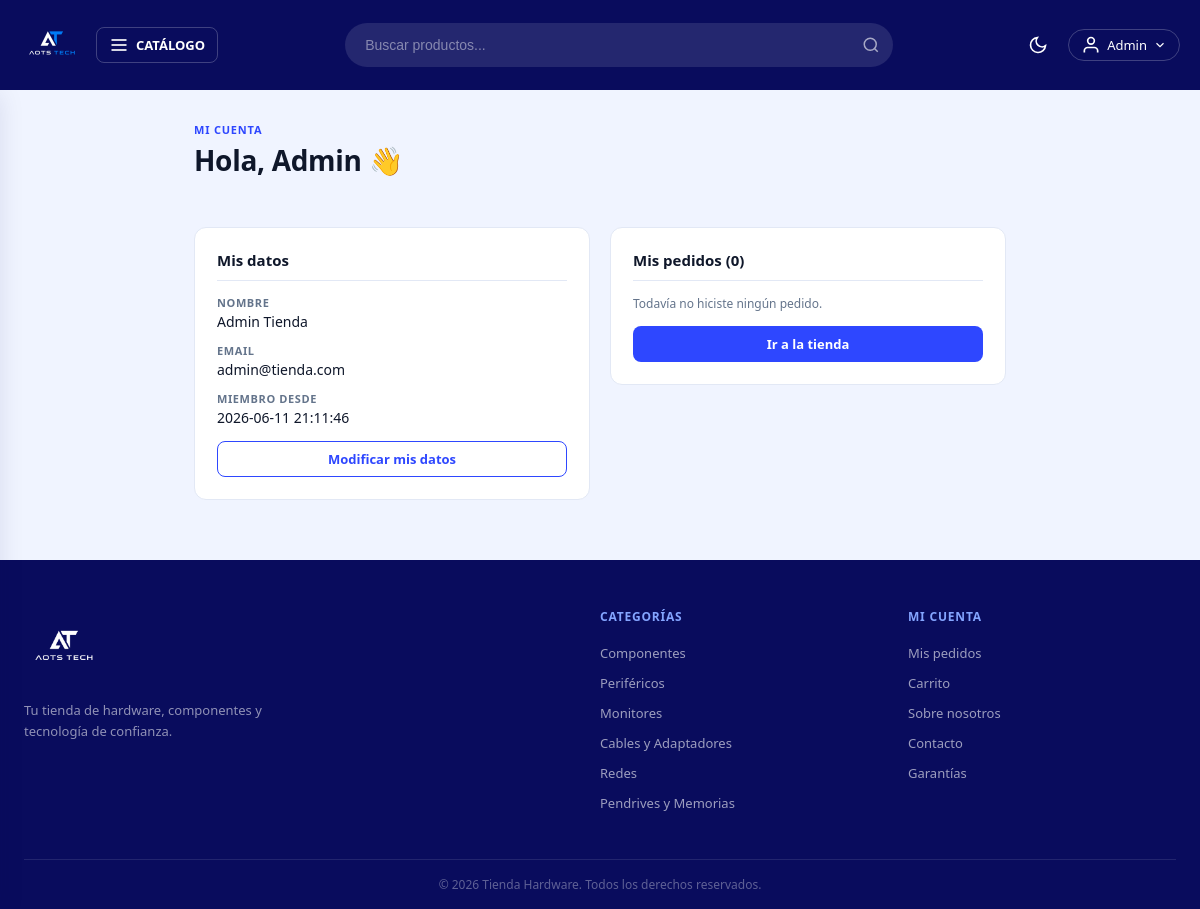
/cuenta (signed in), run on the app's committed database.
### tables this page shows
CREATE TABLE usuarios (
    id          INT AUTO_INCREMENT PRIMARY KEY,
    nombre      VARCHAR(60)  NOT NULL,
    apellido    VARCHAR(60)  NOT NULL,
    email       VARCHAR(100) NOT NULL UNIQUE,
    password    VARCHAR(255) NOT NULL,
    token       VARCHAR(40)  DEFAULT '',
    confirmado  TINYINT(1)   NOT NULL DEFAULT 0,
    admin       TINYINT(1)   NOT NULL DEFAULT 0,
    creado_en   TIMESTAMP    DEFAULT CURRENT_TIMESTAMP
);

CREATE TABLE categorias (
    id          INT AUTO_INCREMENT PRIMARY KEY,
    nombre      VARCHAR(80)  NOT NULL,
    slug        VARCHAR(80)  NOT NULL UNIQUE,
    descripcion VARCHAR(255) DEFAULT ''
);

### controllers/UsuarioController.php (called while the page is built, shortened)
<?php
class UsuarioController {
    public static function dashboard(Router $router) {
        $usuario = Usuario::find($_SESSION['id']);
        $ordenes  = Orden::whereArray(['usuario_id' => $usuario->id]);
        $recientes = array_slice(array_reverse($ordenes), 0, 3);
        $router->render('usuario/dashboard', [
            'titulo'   => 'Mi cuenta',
            'usuario'  => $usuario,
            'total_ordenes' => count($ordenes),
            'ordenes'  => $recientes
        ]);
    }
}

### public/index.php (called while the page is built, shortened)
<?php
require_once __DIR__ . '/../includes/app.php';
$router = new Router();
$router->get('/',         [PaginasController::class, 'index']);
$router->get('/sobre',    [PaginasController::class, 'sobre']);
$router->get('/contacto', [PaginasController::class, 'contacto']);
$router->get('/garantia', [PaginasController::class, 'garantia']);
$router->post('/contacto',[PaginasController::class, 'contacto']);
$router->get('/404',      [PaginasController::class, 'error']);
$router->get('/producto', [PaginasController::class, 'producto']);
$router->get('/categoria-producto/categoria',    [PaginasController::class, 'categoria']);
$router->get('/categoria-producto/subcategoria', [PaginasController::class, 'subcategoria']);
$router->get('/buscar', [BuscadorController::class, 'buscar']);
$router->get('/login',        [AuthController::class, 'login']);
$router->post('/login',       [AuthController::class, 'login']);
$router->post('/logout',      [AuthController::class, 'logout']);
$router->get('/registro',     [AuthController::class, 'registro']);
$router->post('/registro',    [AuthController::class, 'registro']);
$router->get('/confirmar',    [AuthController::class, 'confirmar']);
$router->get('/olvide',       [AuthController::class, 'olvide']);
$router->post('/olvide',      [AuthController::class, 'olvide']);
$router->get('/restablecer',  [AuthController::class, 'restablecer']);
$router->post('/restablecer', [AuthController::class, 'restablecer']);
$router->get('/mensaje',      [AuthController::class, 'mensaje']);
$router->get('/carrito',             [CarritoController::class, 'index']);
$router->post('/carrito/agregar',    [CarritoController::class, 'agregar']);
$router->post('/carrito/actualizar', [CarritoController::class, 'actualizar']);
$router->post('/carrito/eliminar',   [CarritoController::class, 'eliminar']);
$router->post('/carrito/vaciar',     [CarritoController::class, 'vaciar']);
$router->get('/checkout',           [OrdenController::class, 'checkout']);
$router->post('/checkout',          [OrdenController::class, 'checkout']);
$router->get('/orden/confirmacion', [OrdenController::class, 'confirmacion']);
$router->get('/mis-pedidos',        [OrdenController::class, 'misPedidos']);
$router->get('/cuenta',            [UsuarioController::class, 'dashboard']);
$router->get('/cuenta/modificar',  [UsuarioController::class, 'modificar']);
$router->post('/cuenta/modificar', [UsuarioController::class, 'modificar']);
$router->get('/admin/dashboard', [AdminController::class, 'dashboard']);
$router->get('/admin/productos',           [AdminController::class, 'productos']);
$router->get('/admin/productos/crear',     [AdminController::class, 'crearProducto']);
$router->post('/admin/productos/crear',    [AdminController::class, 'crearProducto']);
$router->get('/admin/productos/editar',    [AdminController::class, 'editarProducto']);
$router->post('/admin/productos/editar',   [AdminController::class, 'editarProducto']);
$router->post('/admin/productos/eliminar', [AdminController::class, 'eliminarProducto']);
$router->get('/admin/ordenes',        [AdminController::class, 'ordenes']);
$router->get('/admin/ordenes/crear',  [AdminController::class, 'crearOrden']);
$router->post('/admin/ordenes/crear', [AdminController::class, 'crearOrden']);
$router->get('/admin/usuarios',       [AdminController::class, 'usuarios']);
$router->comprobarRutas();

### includes/app.php (called while the page is built, shortened)
<?php
require __DIR__ . '/funciones.php';
spl_autoload_register(function($class) {
    $base  = __DIR__ . '/..';
    $class = str_replace('\\', '/', $class);
    $rutas = [
        $base . '/' . strtolower(explode('/', $class)[0]) . 's/' . basename($class) . '.php',
        $base . '/models/'      . basename($class) . '.php',
        $base . '/controllers/' . basename($class) . '.php',
        $base . '/router/'      . basename($class) . '.php',
    ];
    foreach($rutas as $ruta) {
        if(file_exists($ruta)) {
            return;
        }
    }
});

### models/ActiveRecord.php (called while the page is built, shortened)
<?php
class ActiveRecord {
    protected static $db;
    protected static $tabla = '';
    public static function setDB($database) {
        self::$db = $database;
    }
    public static function consultarSQL($query) {
        $resultado = self::$db->query($query);
        $array = [];
        while($registro = $resultado->fetch_assoc()) {
            $array[] = static::crearObjeto($registro);
        }
        return $array;
    }
    protected static function crearObjeto($registro) {
        $objeto = new static;
        foreach($registro as $key => $value) {
            if(property_exists($objeto, $key)) {
                $objeto->$key = $value;
            }
        }
        return $objeto;
    }
    public static function all($orden = 'DESC') {
        $query = "SELECT * FROM " . static::$tabla . " ORDER BY id {$orden}";
        return self::consultarSQL($query);
    }
    public static function find($id) {
        $id = (int) $id;
        $query = "SELECT * FROM " . static::$tabla . " WHERE id = {$id}";
        $resultado = self::consultarSQL($query);
        return array_shift($resultado);
    }
}

### includes/funciones.php (called while the page is built, shortened)
<?php
function s($html) : string {
    return htmlspecialchars($html ?? '');
}
function is_auth() : bool {
    return isset($_SESSION['id']) && !empty($_SESSION['id']);
}

### views/usuario/dashboard.php (the view, shortened to what this page needs)
<div class="contenedor contenedor--angosto">
    <header class="page-header">
        <p class="page-header__overline">Mi cuenta</p>
        <h1 class="page-header__titulo">Hola, <?= s($usuario->nombre) ?> 👋</h1>
    </header>
    <div class="cuenta-grid seccion">
        <section class="panel">
            <h2 class="resumen__titulo">Mis datos</h2>
            <dl class="datos-lista">
                <div>
                    <dt>Nombre</dt>
                    <dd><?= s($usuario->nombre . ' ' . $usuario->apellido) ?></dd>
                </div>
                <div>
                    <dt>Email</dt>
                    <dd><?= s($usuario->email) ?></dd>
                </div>
                <div>
                    <dt>Miembro desde</dt>
                    <dd><?= s($usuario->creado_en ?? '—') ?></dd>
                </div>
            </dl>
            <a href="/cuenta/modificar" class="boton boton--secundario boton--sm">Modificar mis datos</a>
        </section>
        <section class="panel">
            <h2 class="resumen__titulo">Mis pedidos (<?= (int) $total_ordenes ?>)</h2>
            <?php if (empty($ordenes)): ?>
                <p class="campo__ayuda">Todavía no hiciste ningún pedido.</p>
                <a href="/" class="boton boton--primario boton--sm">Ir a la tienda</a>
            <?php endif; ?>
        </section>
    </div>
</div>

### views/parciales/footer.php (shortened to what this page needs)
<?php if ($es_auth): ?>
<footer class="footer-auth">
    <div class="footer-auth__container">
        <a href="/" class="footer-auth__logo">
            <img src="/img/logo.png" alt="Tienda Hardware">
        </a>
        <p class="footer-auth__desc">
            Tu tienda de hardware, componentes y tecnología de confianza.
        </p>
        <div class="footer-auth__links">
            <a href="/sobre">Sobre nosotros</a>
            <a href="/contacto">Contacto</a>
            <a href="/garantia">Garantías</a>
        </div>
        <div class="footer-auth__copy">
            &copy; <?= date('Y') ?> Tienda Hardware. Todos los derechos reservados.
        </div>
    </div>
</footer>
<?php else: ?>
<footer class="footer">
    <div class="footer__container">
        <div class="footer__grid">
            <div class="footer__col">
                <a href="/" class="footer__logo">
                    <img src="/img/logo.png" alt="Tienda Hardware">
                </a>
                <p class="footer__desc">
                    Tu tienda de hardware, componentes y tecnología de confianza.
                </p>
            </div>
            <div class="footer__col">
                <h4 class="footer__titulo">Categorías</h4>
                <ul class="footer__lista">
                    <?php
                    foreach (array_slice($categorias_nav, 0, 6) as $cat):
                    ?>
                    <li>
                        <a href="/categoria-producto/categoria?categoria=<?= s($cat->slug) ?>">
                            <?= s($cat->nombre) ?>
                        </a>
                    </li>
                    <?php endforeach; ?>
                </ul>
            </div>
            <div class="footer__col">
                <h4 class="footer__titulo">Mi cuenta</h4>
                <ul class="footer__lista">
                    <?php if (is_auth()): ?>
                    <li><a href="/mis-pedidos">Mis pedidos</a></li>
                    <li><a href="/carrito">Carrito</a></li>
                    <?php else: ?>
                    <li><a href="/login">Iniciar sesión</a></li>
                    <li><a href="/registro">Crear cuenta</a></li>
                    <?php endif; ?>
                    <li><a href="/sobre">Sobre nosotros</a></li>
                    <li><a href="/contacto">Contacto</a></li>
                    <li><a href="/garantia">Garantías</a></li>
                </ul>
            </div>
        </div>
        <div class="footer__copy">
            <p>&copy; <?= date('Y') ?> Tienda Hardware. Todos los derechos reservados.</p>
        </div>
    </div>
</footer>
<?php endif; ?>

### public/css/estilo.css (style rules this page uses)
:root { --c50: #e8f0ff; --c100: #d4e2ff; --c200: #b2c9ff; --c300: #84a5ff; --c400: #5475ff; --c500: #2e47ff; --c600: #0a15ff; --c800: #050dce; --c900: #101aad; --c950: #090c5d; --nav-h: 90px; --bg: #f0f4ff; --bg-card: #ffffff; --bg-panel: #ffffff; --border: #e2e8f5; --text: #0f172a; --text-muted:#64748b; --shadow: 0 4px 24px rgba(9,12,93,.10); }
*, *::before, *::after { box-sizing: border-box; margin: 0; padding: 0; }
html { scroll-behavior: smooth; }
body { font-family: system-ui, -apple-system, sans-serif; background: var(--bg); color: var(--text); transition: background .3s, color .3s; min-height: 100vh; }
html, body { overflow-x: clip; }
a { text-decoration: none; color: inherit; }
ul { list-style: none; }
img { display: block; max-width: 100%; }
.footer { background: var(--c950); color: rgba(255,255,255,.8); margin-top: 60px; padding: 48px 0 0; }
.footer__container { max-width: 1200px; margin: 0 auto; padding: 0 24px; }
.footer__grid { display: grid; grid-template-columns: 2fr 1fr 1fr; gap: 40px; padding-bottom: 40px; }
.footer__logo img { height: 80px; margin-bottom: 12px; filter: brightness(0) invert(1); }
.footer__desc { font-size: 13px; line-height: 1.6; color: rgba(255,255,255,.55); max-width: 260px; }
.footer__titulo { font-size: 12px; font-weight: 700; letter-spacing: .8px; text-transform: uppercase; color: var(--c300); margin-bottom: 14px; }
.footer__lista li { margin-bottom: 2px; }
.footer__lista a { display: inline-block; padding: 5px 0; font-size: 13px; color: rgba(255,255,255,.6); transition: color .15s; }
.footer__copy { border-top: 1px solid rgba(255,255,255,.1); padding: 16px 0; font-size: 12px; color: rgba(255,255,255,.35); text-align: center; }
:root { --danger: #e53e3e; --exito: #38a169; --aviso: #ed8936; }
.contenedor { max-width: 1200px; margin: 0 auto; padding: 0 24px; }
.seccion { margin: 48px auto; }
.page-header { margin: 32px 0 20px; }
.page-header__overline { font-size: 11px; font-weight: 700; letter-spacing: .8px; text-transform: uppercase; color: var(--c500); margin-bottom: 4px; }
.page-header__titulo { font-size: 28px; font-weight: 700; color: var(--text); }
.boton { display: inline-flex; align-items: center; justify-content: center; gap: 8px; border: 1.5px solid transparent; border-radius: 8px; font-size: 14px; font-weight: 600; padding: 0 18px; height: 42px; transition: background .15s, border-color .15s, color .15s; text-decoration: none; cursor: pointer; }
.boton--primario { background: var(--c500); color: #fff; }
.boton--secundario { background: transparent; border-color: var(--c500); color: var(--c500); }
.boton--sm { height: 36px; font-size: 13px; padding: 0 14px; }
.campo__ayuda { font-size: 12px; color: var(--text-muted); }
.contenedor--angosto { max-width: 860px; }
.resumen__titulo { font-size: 15px; font-weight: 700; color: var(--text); padding-bottom: 10px; border-bottom: 1px solid var(--border); }
.cuenta-grid { display: grid; grid-template-columns: 1fr 1fr; gap: 20px; align-items: start; }
.panel { background: var(--bg-card); border: 1px solid var(--border); border-radius: 12px; padding: 22px; display: flex; flex-direction: column; gap: 14px; }
.datos-lista { display: flex; flex-direction: column; gap: 12px; }
.datos-lista div { display: flex; flex-direction: column; gap: 2px; }
.datos-lista dt { font-size: 11px; font-weight: 700; letter-spacing: .6px; text-transform: uppercase; color: var(--text-muted); }
.datos-lista dd { font-size: 14px; color: var(--text); }
.page-header__titulo { letter-spacing: -.3px; }

### data on the page
usuarios: nombre "Admin", nombre+apellido "Admin Tienda", email "admin@tienda.com", creado_en "2026-06-11 21:11:46"
categorias: nombre "Componentes"
categorias: nombre "Periféricos"
categorias: nombre "Monitores"
categorias: nombre "Cables y Adaptadores"
categorias: nombre "Redes"
categorias: nombre "Pendrives y Memorias"

### other printed values
s($_SESSION['nombre']) "Admin"
$total_ordenes "0"
